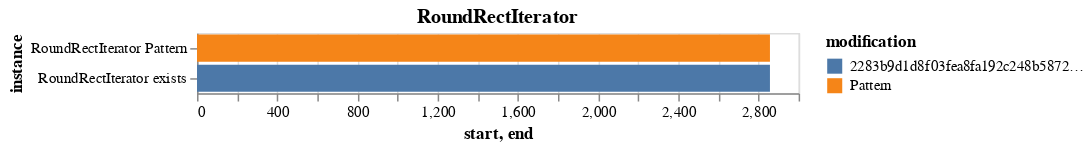
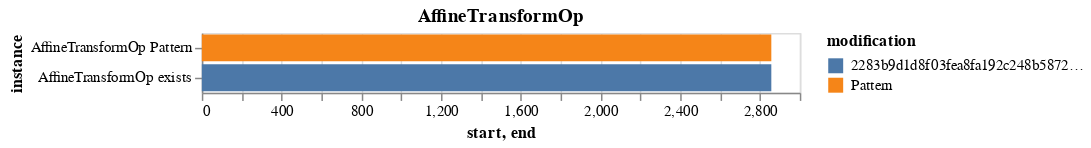
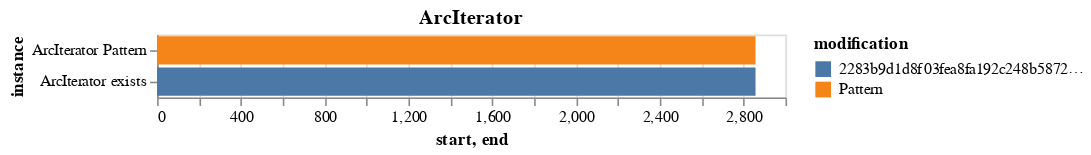
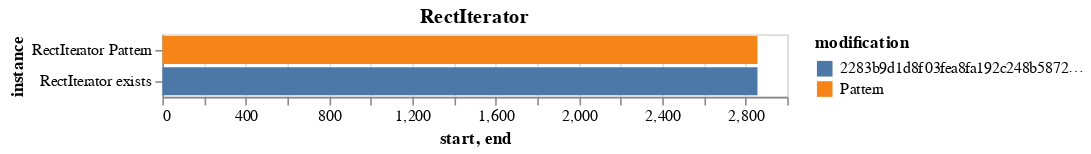

Notebook cell for these charts, in order:
### Code cell
for x in parser.get_detected_patterns('Facade'): 
    display(parser.git_pattern_instance_chart(x, 'Facade'))

### Figure 1 — Vega-Lite specification as saved in the notebook (floating-point values rounded to 4 significant figures)
{"config": {"view": {"continuousWidth": 400, "continuousHeight": 300}}, "data": {"name": "data-90476c14071a080e316b51b7e7a7ba8c"}, "mark": "bar", "encoding": {"color": {"type": "nominal", "field": "modification"}, "x": {"type": "quantitative", "field": "start"}, "x2": {"field": "end"}, "y": {"type": "nominal", "field": "instance"}}, "title": "RoundRectIterator", "$schema": "https://vega.github.io/schema/vega-lite/v4.8.1.json", "datasets": {"data-90476c14071a080e316b51b7e7a7ba8c": [{"instance": "RoundRectIterator Pattern", "start": 0, "end": 2857, "modification": "Pattern"}, {"instance": "RoundRectIterator exists", "start": 0, "end": 2857, "modification": "2283b9d1d8f03fea8fa192c248b58726a66a6eaf"}]}}

### Figure 2 — Vega-Lite specification as saved in the notebook (floating-point values rounded to 4 significant figures)
{"config": {"view": {"continuousWidth": 400, "continuousHeight": 300}}, "data": {"name": "data-73f677d5c6ff8986ec65853189049612"}, "mark": "bar", "encoding": {"color": {"type": "nominal", "field": "modification"}, "x": {"type": "quantitative", "field": "start"}, "x2": {"field": "end"}, "y": {"type": "nominal", "field": "instance"}}, "title": "AffineTransformOp", "$schema": "https://vega.github.io/schema/vega-lite/v4.8.1.json", "datasets": {"data-73f677d5c6ff8986ec65853189049612": [{"instance": "AffineTransformOp Pattern", "start": 0, "end": 2857, "modification": "Pattern"}, {"instance": "AffineTransformOp exists", "start": 0, "end": 2857, "modification": "2283b9d1d8f03fea8fa192c248b58726a66a6eaf"}]}}

### Figure 3 — Vega-Lite specification as saved in the notebook (floating-point values rounded to 4 significant figures)
{"config": {"view": {"continuousWidth": 400, "continuousHeight": 300}}, "data": {"name": "data-9f85b56d500fe2a918ce1239a5bf1182"}, "mark": "bar", "encoding": {"color": {"type": "nominal", "field": "modification"}, "x": {"type": "quantitative", "field": "start"}, "x2": {"field": "end"}, "y": {"type": "nominal", "field": "instance"}}, "title": "ArcIterator", "$schema": "https://vega.github.io/schema/vega-lite/v4.8.1.json", "datasets": {"data-9f85b56d500fe2a918ce1239a5bf1182": [{"instance": "ArcIterator Pattern", "start": 0, "end": 2857, "modification": "Pattern"}, {"instance": "ArcIterator exists", "start": 0, "end": 2857, "modification": "2283b9d1d8f03fea8fa192c248b58726a66a6eaf"}]}}

### Figure 4 — Vega-Lite specification as saved in the notebook (floating-point values rounded to 4 significant figures)
{"config": {"view": {"continuousWidth": 400, "continuousHeight": 300}}, "data": {"name": "data-fc6548cb24df46fdd075bf64e917fd2f"}, "mark": "bar", "encoding": {"color": {"type": "nominal", "field": "modification"}, "x": {"type": "quantitative", "field": "start"}, "x2": {"field": "end"}, "y": {"type": "nominal", "field": "instance"}}, "title": "RectIterator", "$schema": "https://vega.github.io/schema/vega-lite/v4.8.1.json", "datasets": {"data-fc6548cb24df46fdd075bf64e917fd2f": [{"instance": "RectIterator Pattern", "start": 0, "end": 2857, "modification": "Pattern"}, {"instance": "RectIterator exists", "start": 0, "end": 2857, "modification": "2283b9d1d8f03fea8fa192c248b58726a66a6eaf"}]}}
